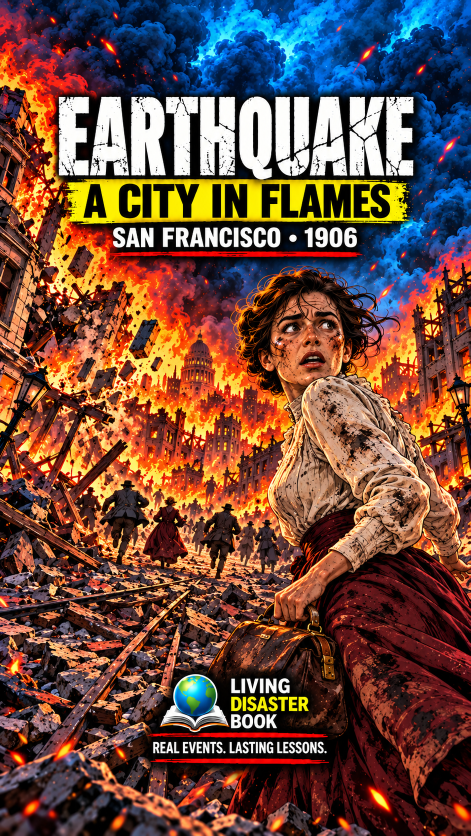
#> input picture assets/thumbnail-design-4-approved.png, 941 x 1672 px (shown at 1/2 size)
$ python -i ldb_hook_bw_audit.py   (imports and definitions only)
#> lines starting #> are read from the running program, lines starting #| are printed output that depends on the picture
#> further down, picture is the input picture: PIL image 941x1672 RGB; mean R, G, B 110.2, 75.9, 63.8
"""Offline HOOK B/W review artifact. No inference, Drive, Gmail, or automatic acceptance.

Produces a new neutral RGB PNG, leaving the provider-rendered source unchanged.
It fixes color-channel inequality ONLY, never pose, objects, anatomy or continuity.
"""
import argparse
from html import escape
import hashlib
import io
import json
import re
from pathlib import Path
from PIL import Image, ImageChops, ImageOps, UnidentifiedImageError

Image.MAX_IMAGE_PIXELS = 1_000_000
MAX_BYTES = 8_000_000
EXPECTED_SIZE = (576, 1024)

class ReviewError(ValueError):
    pass

def digest(payload):
    return hashlib.sha256(payload).hexdigest()

def neutrality(image):
    rgb = image.convert("RGB")
    red, green, blue = rgb.split()
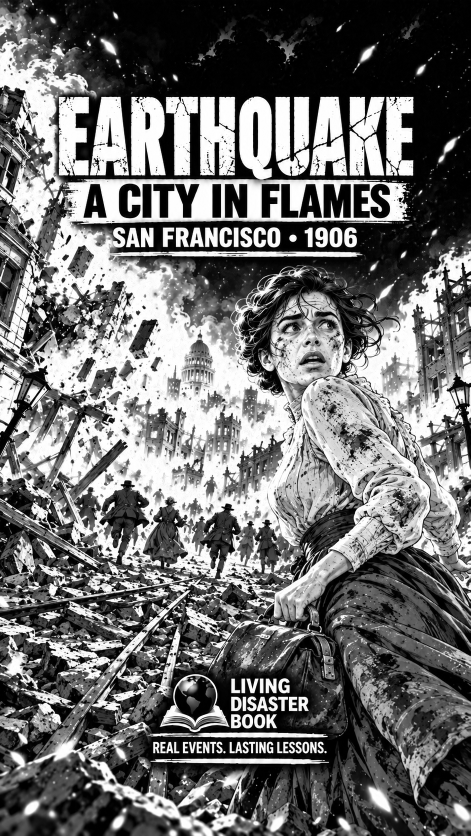
#> red: PIL image 941x1672 L (shown at 1/2 size); min 0, max 255, mean 110.2
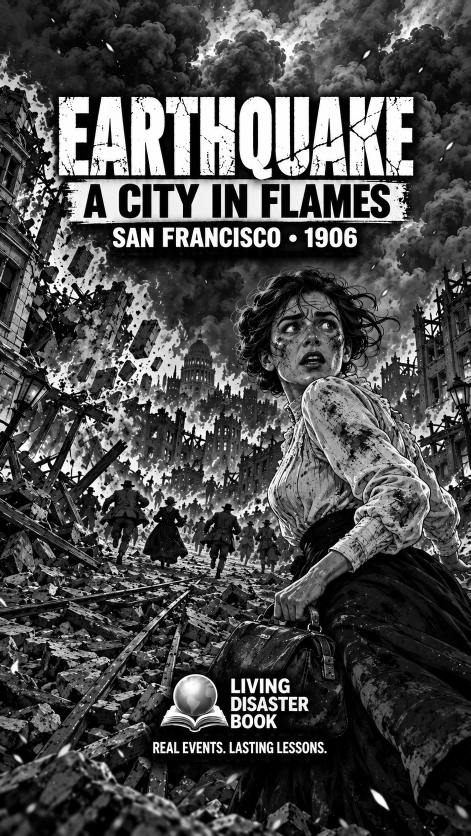
#> green: PIL image 941x1672 L (shown at 1/2 size); min 0, max 255, mean 75.9
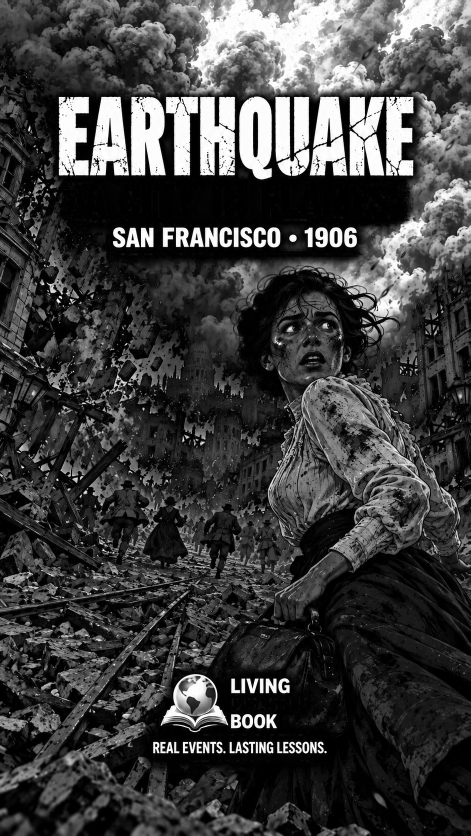
#> blue: PIL image 941x1672 L (shown at 1/2 size); min 0, max 255, mean 63.8
    delta = ImageChops.lighter(
        ImageChops.difference(red, green),
        ImageChops.lighter(ImageChops.difference(red, blue),
                            ImageChops.difference(green, blue)))
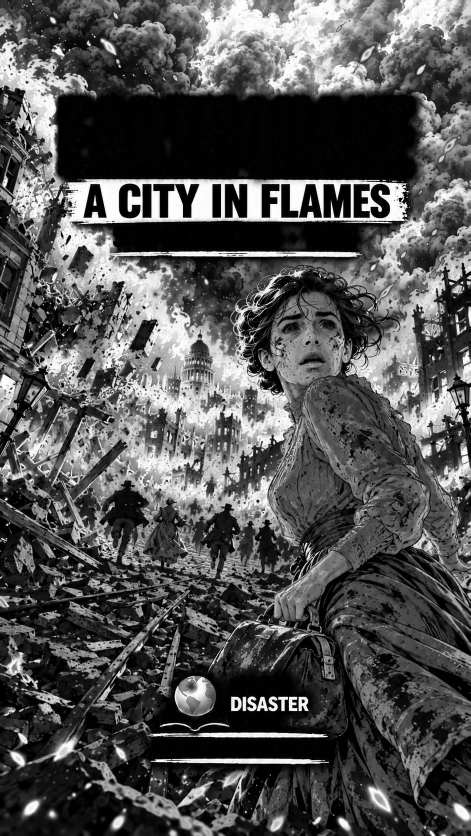
#> delta: PIL image 941x1672 L (shown at 1/2 size); min 0, max 255, mean 82.9
    total = rgb.width * rgb.height
#> total = 1573352
    nonneutral = total - delta.histogram()[0]
#> nonneutral = 1479274
    return {
        "neutralRgbExact": nonneutral == 0,
        "nonNeutralPixelCount": nonneutral,
        "nonNeutralPixelFraction": nonneutral / total,
        "maxRgbChannelSpread": delta.getextrema()[1],
        "pixelCount": total,
    }

# [164 lines left out: functions load_source, write_immutable, verify_v5_execution, make_review, main, not called in this run]

# [2 lines not run here, left out]

>>> from PIL import Image
>>> picture = Image.open('../assets/thumbnail-design-4-approved.png')
>>> result = neutrality(picture)
#> result = {'neutralRgbExact': False, 'nonNeutralPixelCount': 1479274, 'nonNeutralPixelFraction': 0.94, 'maxRgbChannelSpread': 255, 'pixelCount': 1573352}
